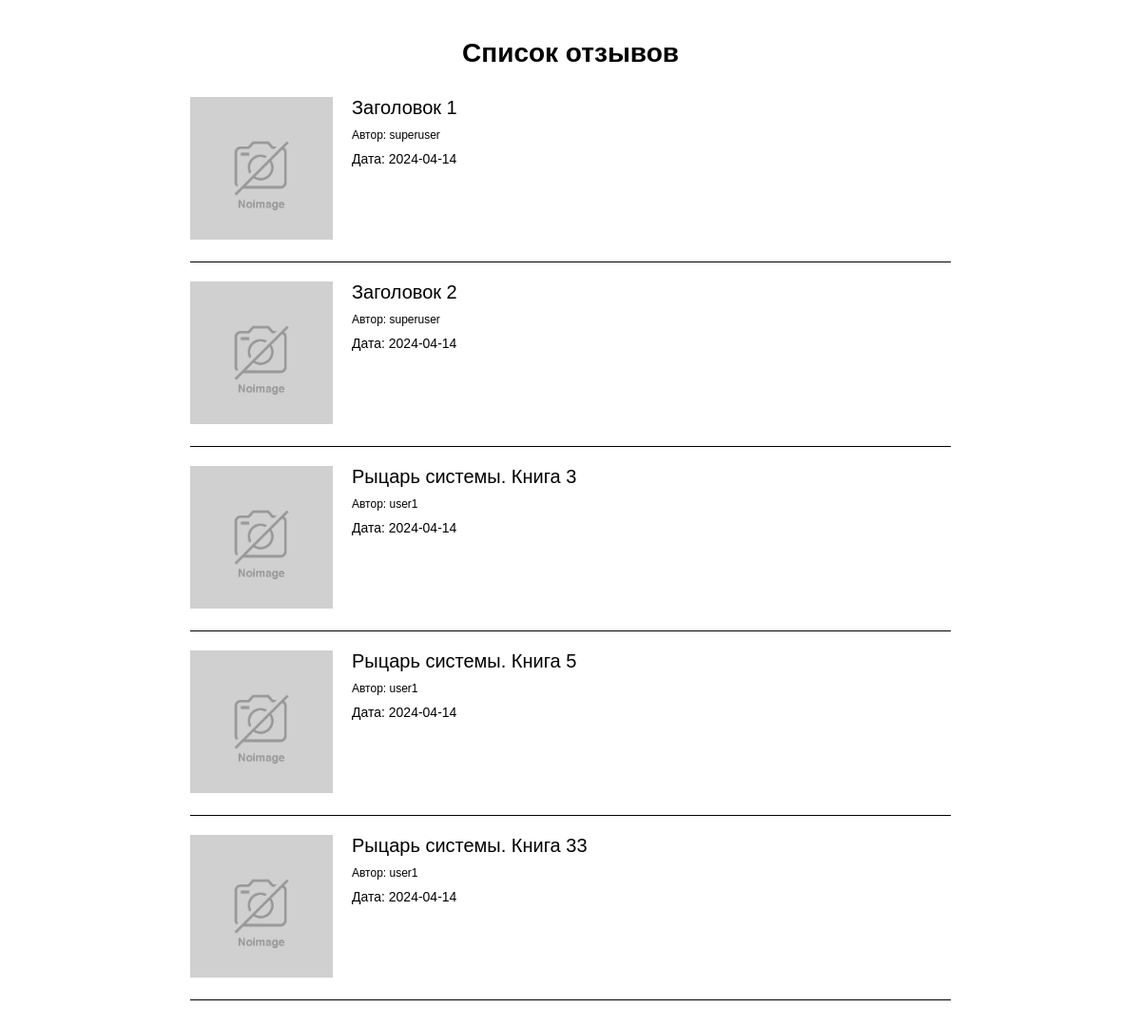
Before: / with the older database file.
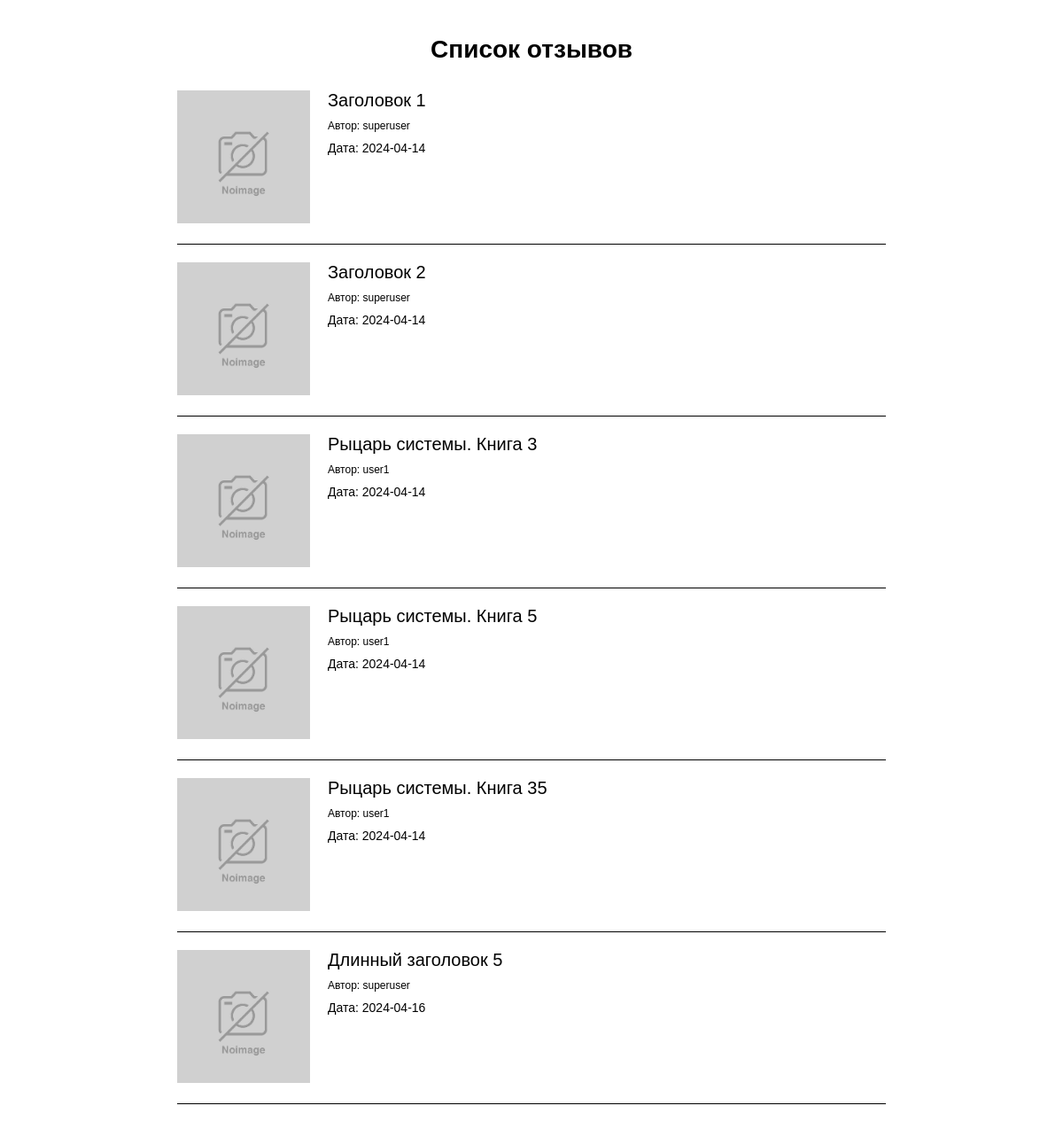
After: the same page with the newer database file.
### models.py (models this page shows)
class Review(db.Model):
    __tablename__ = 'reviews'
    id = db.Column(db.Integer, primary_key=True)
    title = db.Column(db.String(100), nullable=False)
    content = db.Column(db.Text, nullable=False)
    date = db.Column(db.Date, nullable=False)
    user_id = db.Column(db.Integer, db.ForeignKey('users.id'), nullable=False)

class User(db.Model, UserMixin):
    __tablename__ = 'users'
    id = db.Column(db.Integer, primary_key=True)
    username = db.Column(db.Text, unique=True, nullable=False)
    age = db.Column(db.Integer, nullable=False)
    hashed_password = db.Column(db.Text, nullable=False)
    role = db.Column(db.String(20), nullable=False, default='user')
    reviews = db.relationship('Review', backref='user')

### app.py (the view)
@app.route('/', methods=['GET', 'POST'])
def reviews_view():
    reviews = Review.query.all()
    return render_template('index.html', reviews=reviews)

### templates/index.html (shortened to what this page needs)
{% extends "base.html" %}
{% block content %}
    <h1>Список отзывов</h1>
    <div class="item-list">
        {% if reviews %}
            {% for item in reviews %}
                <div class="item-blck">
                    <div class="item-img">
                        <img src="{{ url_for('static', filename='/img/noimage.jpg') }}" alt="" />
                    </div>
                    <div class="item-content">
                        <div class="item-title"><a href="reviews/{{ item.id }}">{{ item.title }}</a></div>
                        <div class="item-author">Автор: {{ item.user.username }}</div>
                        <div class="item-date">Дата: {{ item.date }}</div>
                    </div>
                </div>
            {% endfor %}
        {% else %}
            <b>Публикаций нет</b>
        {% endif %}
    </div>
{% endblock %}

### templates/base.html (shortened to what this page needs)
<!DOCTYPE html>
<html lang="ru">
<head>
    <link rel="stylesheet" href="{{ url_for('static', filename='css/style.css') }}">
</head>
<body>
    <div id="wrapper">
        <main role="main">
            <div class="inner-blck">
                {% block content %}
                {% endblock %}
            </div>
        </main>
    </div>
</body>
</html>

### static/css/style.css (style rules this page uses)
* { margin: 0; padding: 0; box-sizing: border-box; }
html, body { height: 100%; font-family: Arial, Helvetica, sans-serif; font-size: 14px; }
h1 { text-align: center; margin-bottom: 30px; }
#wrapper { height: 100%; display: flex; flex-direction: column; }
.inner-blck { width: 100%; max-width: 1000px; margin: 0 auto; padding: 0 20px; }
main { padding: 40px 0; flex-grow: 1; }
.item-list { max-width: 800px; margin: 0 auto; }
.item-blck { margin-bottom: 20px; padding-bottom: 20px; border-bottom: 1px solid #000; display: flex; align-items: flex-start; gap: 20px; }
.item-img { width: 150px; flex-shrink: 0; }
.item-img img { width: 100%; }
.item-content { flex-grow: 1; }
.item-title { font-size: 20px; color: #000; margin: 0 0 10px; }
.item-title a { text-decoration: none; color: inherit; }
.item-date { margin: 10px 0; }
.item-author { font-size: 12px; }

Changed rows visible on the page:
changed Review: title "Рыцарь системы. Книга 33" → "Рыцарь системы. Книга 35"
added Review: title "Длинный заголовок 5", user.username "superuser", date "2024-04-16"
